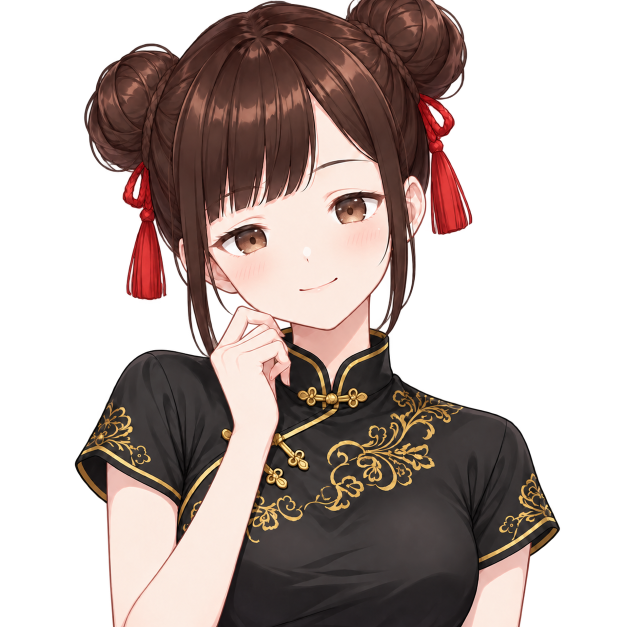
#> input picture samples/miko-qipao/variants/eyes_sad.png, 1254 x 1254 px (shown at 1/2 size)
$ python -i agent_common.py   (imports and definitions only)
#> lines starting #> are read from the running program, lines starting #| are printed output that depends on the picture
#> further down, picture is the input picture: PIL image 1254x1254 RGBA; mean R, G, B, A 67.9, 53.6, 49.3, 135.3
"""Local image-tool helpers. Coordinates always refer to source-image pixels."""

import json
import math
from pathlib import Path

from PIL import Image, ImageDraw, ImageFont

ROOT = Path(__file__).resolve().parent.parent


# [36 lines left out: functions inside_repo, project_image, read_rig, save_image, save_json, not called in this run]


def font(size=16):
    return ImageFont.load_default(size=size)


# [10 lines left out: function region_arg, not called in this run]


def grid_image(image, region=None, step=50):
#> called with step = 50
    if step <= 0:
        raise ValueError("grid step must be positive")
    w, h = image.size
#> w = 1254; h = 1254
    x0, y0, x1, y1 = region or (0, 0, w, h)
#> x0 = 0; y0 = 0; x1 = 1254; y1 = 1254
    if not 0 <= x0 < x1 <= w or not 0 <= y0 < y1 <= h:
        raise ValueError("region must be inside the source image")
    grey = Image.new("RGBA", image.size, (145, 145, 145, 255))
    grey.alpha_composite(image)
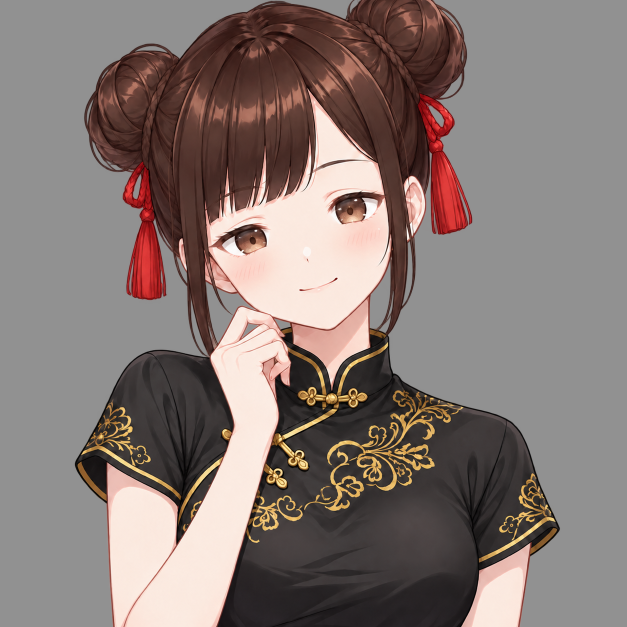
#> grey: PIL image 1254x1254 RGBA (shown at 1/2 size); mean R, G, B, A 133.7, 120.5, 116.3, 255
    crop = grey.convert("RGB").crop((x0, y0, x1, y1))
    width = min(1200, max(900, crop.width))
#> width = 1200
    scale = width / crop.width
#> scale = 0.957
    crop = crop.resize((width, round(crop.height * scale)), Image.Resampling.NEAREST)
#> crop: PIL image 1200x1200 RGB
    left, top = 64, 38
    result = Image.new("RGB", (crop.width + left, crop.height + top), "#eeeef2")
    result.paste(crop, (left, top))
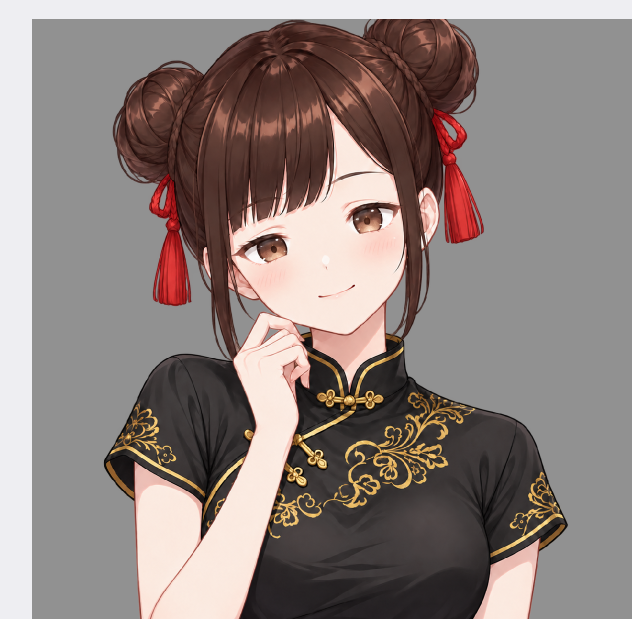
#> result: PIL image 1264x1238 RGB (shown at 1/2 size); mean R, G, B 142, 129.9, 126.3
    draw = ImageDraw.Draw(result)
    label_font = font(14)
    spacing = step * scale
#> spacing = 47.85
    x_stride = max(1, math.ceil(48 / spacing))
#> x_stride = 2
    y_stride = max(1, math.ceil(18 / spacing))
#> y_stride = 1
    for x in range(math.ceil(x0 / step) * step, x1, step):
        px = left + round((x - x0) * scale)
        major = (x // step) % 5 == 0
        draw.line(
            (px, top, px, result.height),
            fill="#494f5c" if major else "#737987",
            width=2 if major else 1,
        )
        if (x // step) % x_stride == 0:
            draw.text((px + 2, 15), str(x), font=label_font, fill="#171b23")
    for y in range(math.ceil(y0 / step) * step, y1, step):
        py = top + round((y - y0) * scale)
        major = (y // step) % 5 == 0
        draw.line(
            (left, py, result.width, py),
            fill="#494f5c" if major else "#737987",
            width=2 if major else 1,
        )
        if (y // step) % y_stride == 0:
            draw.text((3, py - 6), str(y), font=label_font, fill="#171b23")
    draw.text((3, 3), "source px", font=font(12), fill="#171b23")
    return result, lambda p: (left + (p[0] - x0) * scale, top + (p[1] - y0) * scale)


EYE_VARIANTS = ("eyes_closed", "eyes_half", "eyes_smile")
# Open eyes drawn for an expression; the brows stay outside the mask (the runtime moves them).
# The angry face keeps the half-closed eyes and only gets a drawn mouth.
EXPRESSION_EYE_VARIANTS = ("eyes_sad", "eyes_surprise")
ALL_EYE_VARIANTS = (*EYE_VARIANTS, *EXPRESSION_EYE_VARIANTS)
MOUTH_VARIANTS = ("mouth_a", "mouth_a_half", "mouth_i", "mouth_o")
# Closed mouths drawn for an expression, shown while the avatar is not speaking.
EXPRESSION_MOUTH_VARIANTS = ("mouth_angry", "mouth_sad")
ALL_MOUTH_VARIANTS = (*MOUTH_VARIANTS, *EXPRESSION_MOUTH_VARIANTS)


# [59 lines left out: functions edit_masks, rgba_mask, not called in this run]

>>> from PIL import Image
>>> picture = Image.open('../samples/miko-qipao/variants/eyes_sad.png')
>>> result = grid_image(picture)
